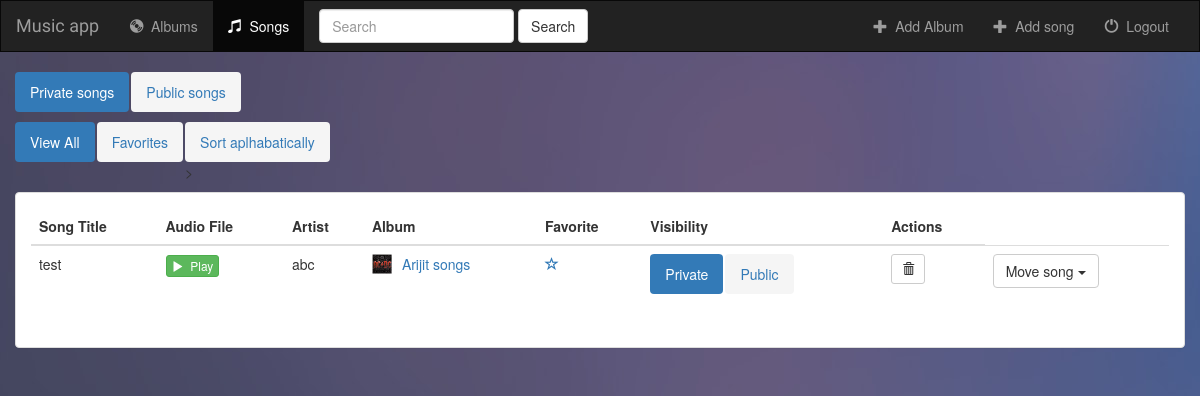
The page /songs/all/private/ (signed in) on the database as committed earlier.
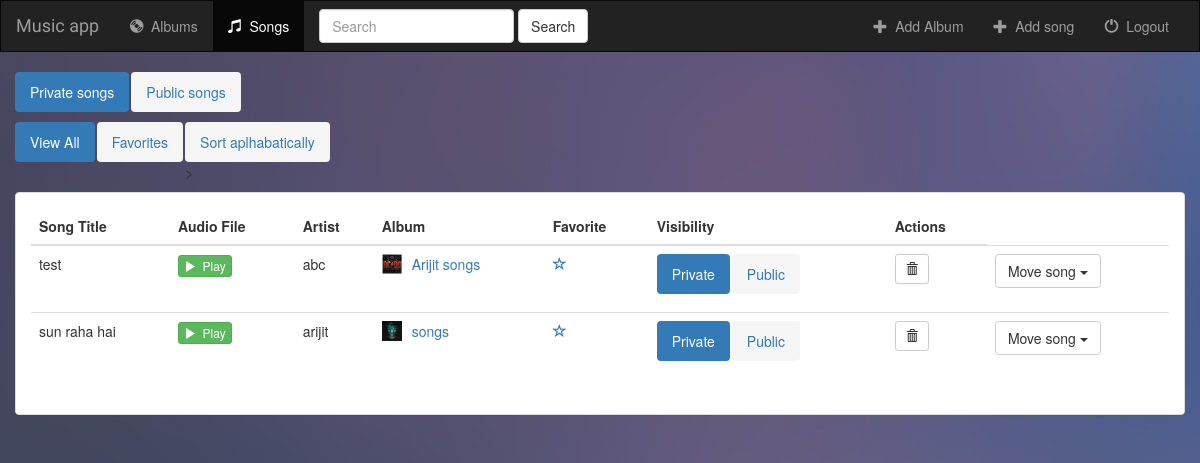
The same page on the database as committed later.
### music/models.py (models this page shows, shortened)
class Song(models.Model):
    user = models.ForeignKey(User, default=1,on_delete=models.CASCADE)
    album = models.ForeignKey(Album, on_delete=models.CASCADE, null=True)
    song_title = models.CharField(max_length=250)
    audio_file = models.FileField(default='')
    song_visibility = models.CharField(max_length=100, default="private")
    is_favorite = models.BooleanField(default=False)

class Album(models.Model):
    user = models.ForeignKey(User, default=1,on_delete=models.CASCADE)
    artist = models.CharField(max_length=250)
    album_title = models.CharField(max_length=500)
    genre = models.CharField(max_length=100)
    album_logo = models.FileField(default="avatar.png")
    album_visibility = models.CharField(max_length=100, default="private")
    is_favorite = models.BooleanField(default=False)

### music/views.py (the view)
# urls.py: url(r'^songs/(?P<filter_by>[a-zA_Z]+)/(?P<modifier>[a-zA_Z]+)/$', views.songs, name='songs'),
def songs(request, filter_by, modifier='private'):
    if not request.user.is_authenticated:
        return render(request, 'music/login.html')
    else:
        if modifier == 'private':
            album = Album.objects.filter(user=request.user)
            songs = Song.objects.filter(user=request.user)
            if filter_by == 'favorites':
                songs = songs.filter(is_favorite=True)
            return render(request, 'music/songs.html', {'song_list':songs, 'filter_by':filter_by, 'modifier':modifier, 'albums':album})
        else:
            songs = Song.objects.filter(song_visibility="public")
            return render(request, 'music/songs.html', {'song_list':songs, 'filter_by':filter_by, 'modifier':modifier})

### music/templates/music/songs.html (shortened to what the changed rows need)
{% extends 'music/layout.html' %}
{% block body %}
<div class="container-fluid songs-container">
    <div class="row">
        <div class="col-sm-12">
            <div class="panel panel-default">
                <div class="panel-body">
                    <table id="songs_table" class="table">
                        <thead>
                            <tr>
                                <th>Song Title</th>
                                <th>Audio File</th>
                                {% if modifier == 'private' %}
                                <th>Artist</th>
                                <th>Album</th>
                                <th>Favorite</th>
                                <th>Visibility</th>
                                <th>Actions</th>
                                {% endif %}
                            </tr>
                        </thead>
                        <tbody>
                            {% for song in song_list %}
                                <tr>
                                    <td>{{ song.song_title }}</td>
                                    <td>
                                        <a target="_blank" href="{{ song.audio_file.url }}">
                                            <button type="button" class="btn btn-success btn-xs">
                                                <span class="glyphicon glyphicon-play"></span>&nbsp; Play
                                            </button>
                                        </a>
                                    </td>
                                    {% if modifier == 'private' %}
                                    {% if song.album.artist %}
                                    <td>{{ song.album.artist }}</td>
                                    {% else %}
                                    <td> None </td>
                                    {% endif %}
                                    {% if song.album.id %}
                                    <td>
                                        <a href="{% url 'music:detail' song.album.id %}">
                                            <img src="{{ song.album.album_logo.url }}" class="img-responsive" style="width: 20px; float: left; margin-right: 10px;" />
                                        </a>
                                        <a href="{% url 'music:detail' song.album.id %}">{{ song.album.album_title }}</a>
                                    </td>
                                    {% else %}
                                    <td> None </td>
                                    {% endif %}
                                    <td>
                                        <a href="{% url 'music:favorite' song.id %}" class="{% if song.is_favorite %} glyphicon glyphicon-star {% else %} glyphicon glyphicon-star-empty {% endif %}"></a>
                                    </td>
                                    <td>
                                        <ul class="nav nav-pills" style="margin-bottom: 10px;">
                                            <li role="presentation" {% if song.song_visibility == 'private' %}class="active"{% endif %}><a href="{% url 'music:song_modify' song.id 'private' %}">Private</a></li>
                                            <li role="presentation" {% if song.song_visibility == 'public' %}class="active"{% endif %}><a href="{% url 'music:song_modify' song.id 'public' %}">Public</a></li>
                                        </ul>
                                    </td>
                                    {% if modifier == "private" %}
                                    <td>
                                        <form action="{% if song.album.id %} {% url 'music:delete_song' song.album.id song.id %} {% else %} {% url 'music:del_song' song.id %} {% endif %}" method="post" style="display: inline;">
                                            <button type="submit" class="btn btn-default btn-sm">
                                                <span class="glyphicon glyphicon-trash"></span>
                                            </button>
                                        </form>
                                    </td>
                                    {% else %}
                                    <td> None </td>
                                    {% endif %}
                                    <td>
                                        <div class="dropdown">
                                            <button class="btn btn-default dropdown-toggle" type="button" data-toggle="dropdown"> Move song
                                            <span class="caret"></span></button>
                                        </div>
                                    </td>
                                    {% endif %}
                                </tr>
                            {% endfor %}
                        </tbody>
                    </table>
                </div>
            </div>
        </div>
    </div>
</div>
{% endblock %}

Rows that differ between the two databases and show on the page:
added Song: song_title "sun raha hai", album.artist "arijit", album.album_logo (picture), album.album_title "songs", is_favorite False (drawn)
